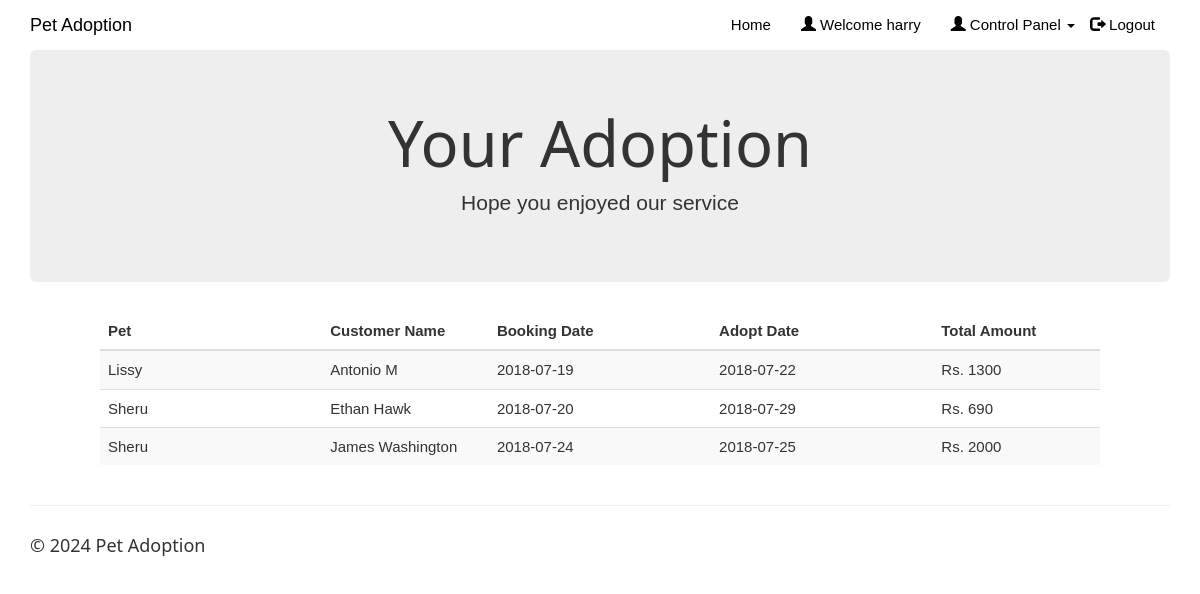
Page /clientview.php (signed in) on the committed database.
### tables this page shows
CREATE TABLE IF NOT EXISTS `adoptedpets` (
`id` int(100) NOT NULL,
  `customer_username` varchar(50) NOT NULL,
  `pet_id` int(20) NOT NULL,
  `owner_id` int(20) NOT NULL,
  `booking_date` date NOT NULL,
  `adopt_date` date NOT NULL,
  `reg` double NOT NULL,
  `total_amount` double DEFAULT NULL
);

CREATE TABLE IF NOT EXISTS `pets` (
`pet_id` int(20) NOT NULL,
  `pet_name` varchar(50) NOT NULL,
  `pet_age` varchar(20) NOT NULL,
  `pet_breed` varchar(50) NOT NULL,
  `pet_nameplate` varchar(50) NOT NULL,
  `pet_img` varchar(50) DEFAULT 'NA',
  `with_food_price` float NOT NULL,
  `without_food_price` float NOT NULL,
  `with_food_per_day` float NOT NULL,
  `pet_availability` varchar(10) NOT NULL
);

CREATE TABLE IF NOT EXISTS `customers` (
  `customer_username` varchar(50) NOT NULL,
  `customer_name` varchar(50) NOT NULL,
  `customer_phone` varchar(15) NOT NULL,
  `customer_email` varchar(25) NOT NULL,
  `customer_address` varchar(50) NOT NULL,
  `customer_password` varchar(20) NOT NULL
);

### clientview.php (the view, shortened to what this page needs)
<!DOCTYPE html>
<html>
<?php
$conn = Connect();
?>
<head>
<link rel="stylesheet" href="assets/bootstrap/css/bootstrap.min.css">
<link rel="stylesheet" href="assets/fonts/font-awesome.min.css">
<link rel="stylesheet" href="assets/w3css/w3.css">
<link rel="stylesheet" type="text/css" href="assets/css/customerlogin.css">
<link rel="stylesheet" type="text/css" media="screen" href="assets/css/clientpage.css" />
</head>
<body id="page-top" data-spy="scroll" data-target=".navbar-fixed-top">
    <nav class="navbar navbar-custom navbar-fixed-top" role="navigation" style="color: black">
        <div class="container">
            <div class="navbar-header">
                <a class="navbar-brand page-scroll" href="index.php">
                   Pet Adoption </a>
            </div>
            <?php
                if(isset($_SESSION['login_client'])){
            ?>
            <div class="collapse navbar-collapse navbar-right navbar-main-collapse">
                <ul class="nav navbar-nav">
                    <li>
                        <a href="index.php">Home</a>
                    </li>
                    <li>
                        <a href="#"><span class="glyphicon glyphicon-user"></span> Welcome <?php echo $_SESSION['login_client']; ?></a>
                    </li>
                    <li>
                    <ul class="nav navbar-nav navbar-right">
            <li><a href="#" class="dropdown-toggle active" data-toggle="dropdown" role="button" aria-haspopup="true" aria-expanded="false"><span class="glyphicon glyphicon-user"></span> Control Panel <span class="caret"></span> </a>
            </li>
          </ul>
                    </li>
                    <li>
                        <a href="logout.php"><span class="glyphicon glyphicon-log-out"></span> Logout</a>
                    </li>
                </ul>
            </div>
            <?php
                }
                ?>
        </div>
    </nav>
<?php $login_client = $_SESSION['login_client'];
    $sql1 = "SELECT * FROM adoptedpets rc, clientpets cc, customers c, pets WHERE cc.client_username = '$login_client' AND cc.pet_id = rc.pet_id AND c.customer_username = rc.customer_username AND cc.pet_id = pets.pet_id";
    $result1 = $conn->query($sql1);
    if (mysqli_num_rows($result1) > 0) {
?>
<div class="container">
      <div class="jumbotron">
        <h1 class="text-center">Your Adoption</h1>
        <p class="text-center"> Hope you enjoyed our service </p>
      </div>
    </div>
    <div class="table-responsive" style="padding-left: 100px; padding-right: 100px;" >
<table class="table table-striped">
  <thead class="thead-dark">
<tr>
<th width="20%">Pet</th>
<th width="15%">Customer Name</th>
<th width="20%">Booking Date</th>
<th width="20%">Adopt Date</th>
<th width="15%">Total Amount</th>
</tr>
</thead>
<?php
        while($row = mysqli_fetch_assoc($result1)) {
?>
<tr>
<td><?php echo $row["pet_name"]; ?></td>
<td><?php echo $row["customer_name"]; ?></td>
<td><?php echo $row["booking_date"] ?></td>
<td><?php echo $row["adopt_date"]; ?></td>
<td>Rs. <?php echo $row["total_amount"]; ?></td>
</tr>
<?php        } ?>
                </table>
                </div>
            <?php
        } ?>
</body>
<footer class="site-footer">
        <div class="container">
            <hr>
            <div class="row">
                <div class="col-sm-6">
                    <h5>© <?php echo date("Y"); ?> Pet Adoption</h5>
                </div>
            </div>
        </div>
    </footer>
</html>

### Assets/w3css/w3.css (style rules this page uses)
*,*:before,*:after { box-sizing:inherit }
html { -ms-text-size-adjust:100%;-webkit-text-size-adjust:100% }
body { margin:0 }
article,aside,details,figcaption,figure,footer,header,main,menu,nav,section,summary { display:block }
a { background-color:transparent;-webkit-text-decoration-skip:objects }
hr { box-sizing:content-box;height:0;overflow:visible }
html,body { font-family:Verdana,sans-serif;font-size:15px;line-height:1.5 }
html { overflow-x:hidden }
h1 { font-size:36px }
h5 { font-size:18px }
h1,h2,h3,h4,h5,h6 { font-family:"Segoe UI",Arial,sans-serif;font-weight:400;margin:10px 0 }
hr { border:0;border-top:1px solid #eee;margin:20px 0 }
a { color:inherit }

### Assets/css/customerlogin.css (style rules this page uses)
body, html { height: 100%; }
body { padding-top: 50px; background-size: 100%; }
footer { display: block; }

### rows in the picture
adoptedpets: pet.pet_name "Lissy", customers.customer_name "Antonio M", booking_date "2018-07-19", adopt_date "2018-07-22", total_amount "1300"
adoptedpets: pet.pet_name "Sheru", customers.customer_name "Ethan Hawk", booking_date "2018-07-20", adopt_date "2018-07-29", total_amount "690"
adoptedpets: pet.pet_name "Sheru", customers.customer_name "James Washington", booking_date "2018-07-24", adopt_date "2018-07-25", total_amount "2000"

### other values in the picture
$_SESSION['login_client'] "harry"
